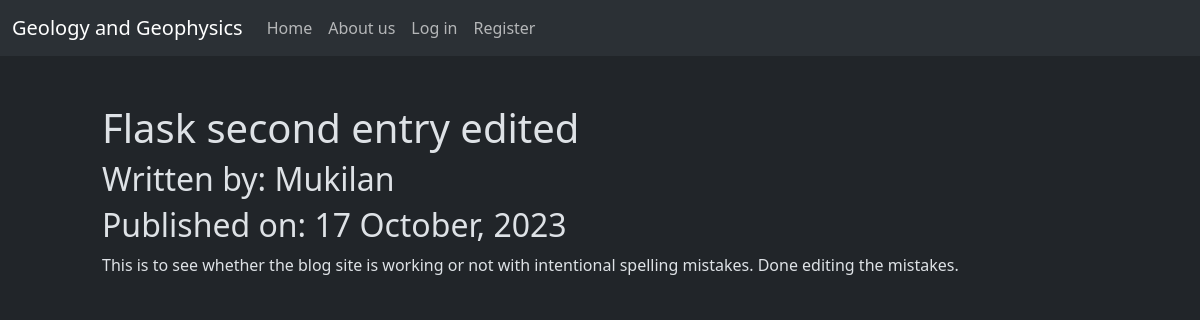
The page /1 on the database its author committed.
### project/models.py (models this page shows, shortened)
class BlogPost(db.Model):
    users = db.relationship(User)
    id = db.Column(db.Integer, primary_key=True)
    user_id = db.Column(db.Integer, db.ForeignKey("users.id"), nullable=False)
    date = db.Column(db.DateTime, nullable=False, default=datetime.utcnow)
    title = db.Column(db.String(100), nullable=False)
    text = db.Column(db.Text, nullable=False)

class User(db.Model, UserMixin):
    __tablename__ = "users"
    id = db.Column(db.Integer, primary_key=True)
    profile_picture = db.Column(
        db.String(50), nullable=False, default="default_profile.png"
    )
    email = db.Column(db.String(50), unique=True, index=True)
    username = db.Column(db.String(50), unique=True, index=True)
    roll = db.Column(db.String(20), unique=True, index=True)
    password_hashed = db.Column(db.String(128))
    posts = db.relationship("BlogPost", backref="author", lazy=True)

### project/users/views.py (the view)
@users.route("/<username>")
def user_posts(username):
    page = request.args.get("page", 1, type=int)
    user = User.query.filter_by(username=username).first_or_404()
    blog_post = (
        BlogPost.query.filter_by(author=user)
        .order_by(BlogPost.date.desc())
        .paginate(page=page, per_page=5)
    )
    return render_template("user_blog_posts.html", blog_post=blog_post, user=user)

### project/blog_posts/views.py (called while the page is built)
@blog_post.route("/<int:blog_post_id>")
def blog_posts(blog_post_id):
    blog = BlogPost.query.get_or_404(blog_post_id)
    return render_template(
        "view_blog.html", title=blog.title, date=blog.date, text=blog.text, post=blog
    )

### project/templates/view_blog.html (shortened to what this page needs)
{% extends "base.html" %} {% block content %}
<div class="p-5">
  <div class="container-fluid">
    <div class="mb-3">
      <h1>{{title}}</h1>
      <h2>Written by: {{post.author.username}}</h2>
      <h2>Published on: {{date.strftime('%d %B, %Y')}}</h2>
      <p>{{text}}</p>
    </div>
  </div>
</div>
{% endblock %}

### rows shown on the page
BlogPost: title "Flask second entry edited", strftime "17 October, 2023", text "This is to see whether the blog site is working or not with intentional spelling mistakes. Done editing the mistakes."
User: author.username "Mukilan"
